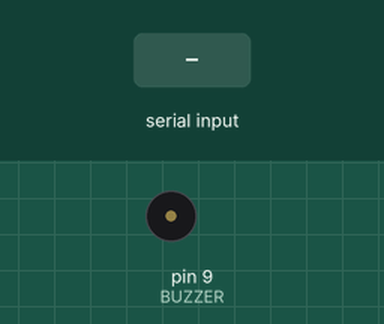
Bench run of a sketch on a simulated Arduino Uno, built with avr-gcc and run on an emulated ATmega328P. Shown: buzzer (waves = sounding). Inputs (shaded band) come from the test bench.

Above: at 1.2 s.
1.3 s: "beep" received over Serial
At 2.55 s:
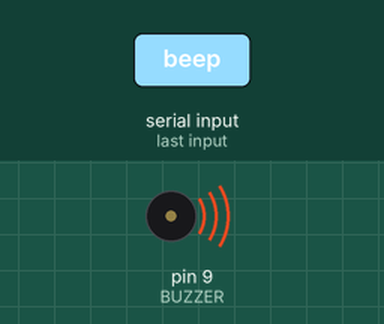
Timing chart, 0 to 4.3 s (numbered marks = the images above; inputs shaded):
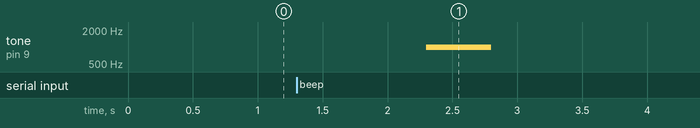

Measured:
- after the input at 1.3 s, tone on pin 9 (BUZZER): silent → 1000 Hz after 1.0 s, → silent 0.50 s later

The sketch:

RX.ino
```cpp
#define BUZZER 9
void setup() {
  Serial.begin(115200); //啟用序列，速度115200 bps
}
String data="";
void loop() {
  //只做讀取，由於占用了硬體Serial，故在此範例請勿使用Serial.write()或Serial.print()等方法
  //以避免通訊風暴
  if (Serial.available() > 0) {
     data = Serial.readString();
     data.trim();
    // Serial.print(data);
    if (data == "beep") {
      tone(BUZZER,1000,500);
      data="";
    }
  }
}
```
